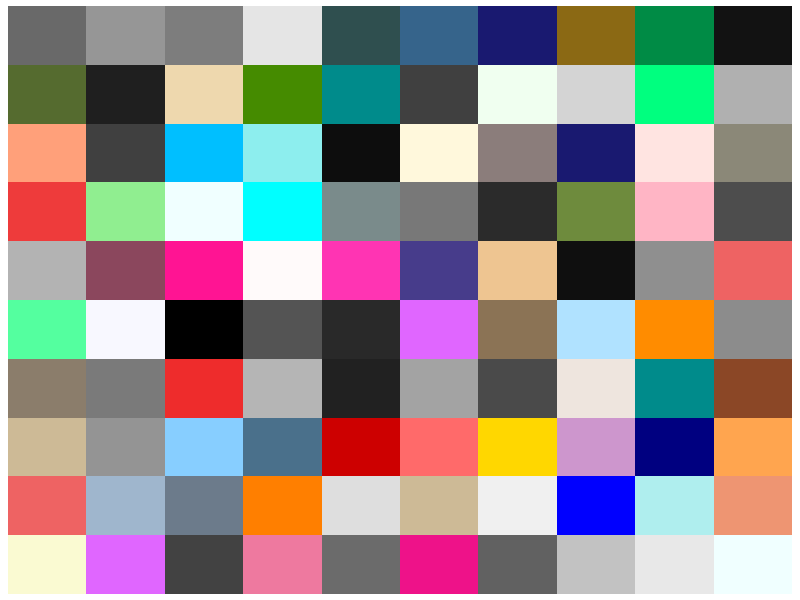

R code for this plot:
## ---- chunk 1

#Install packages

install.packages("ggplot2")
library(ggplot2)
install.packages("tidyr")
library(tidyr)

make_art <- function() {
  
  #Set seed for reproducability
  set.seed(123)
  
  #Create matrix of random colors
  
  random_colors <- matrix(sample(colors(), 100, replace = TRUE), nrow = 10,
                        ncol = 10)
  
  #Convert to long format
  
  random_colors_long <- as.data.frame(as.table(random_colors))
  
  # Create plot
  art <- ggplot(random_colors_long, aes(x = Var1, y = Var2, fill = Freq)) +
    geom_tile() +
    scale_fill_identity() +  # Use the actual colors
    theme_void()
  
  # Display the plot
  return(art)
}
make_art()

